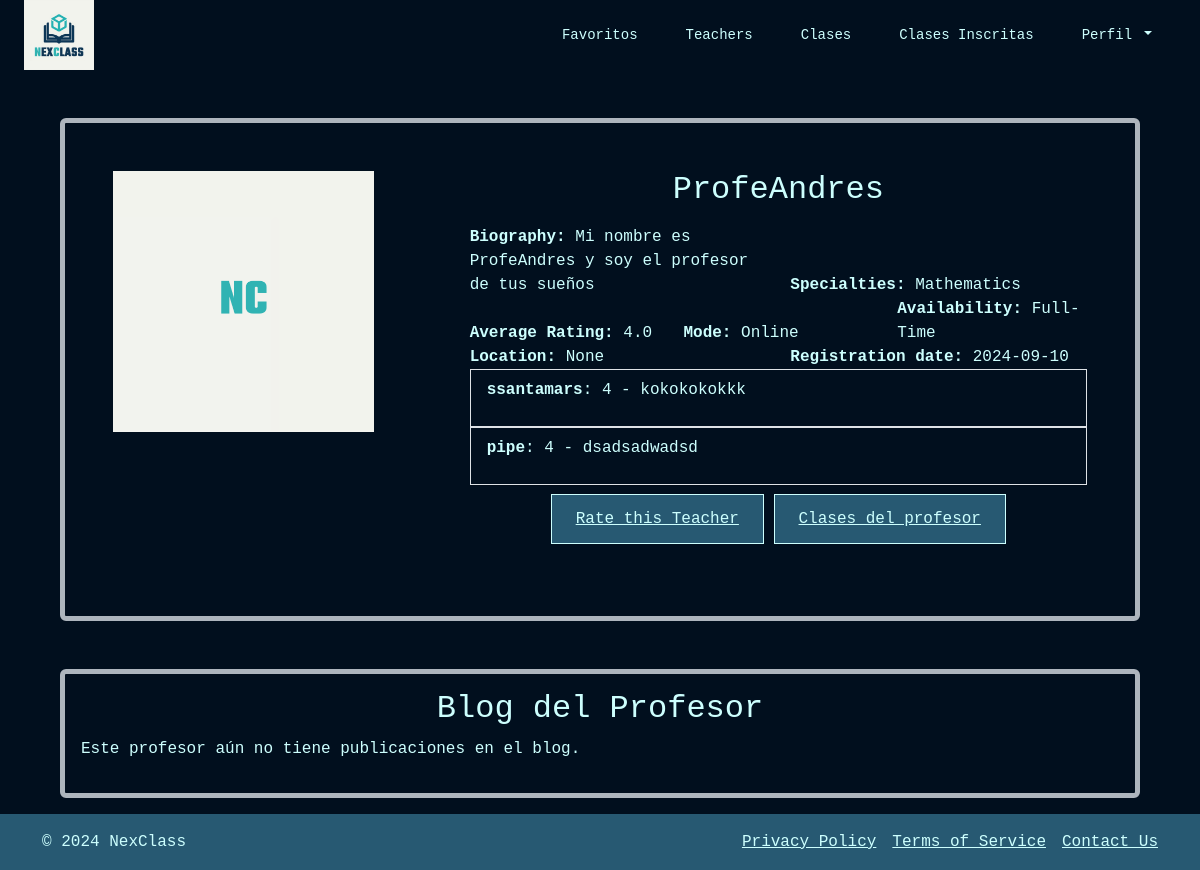
The app's page /teachers/1 (signed in), older data.
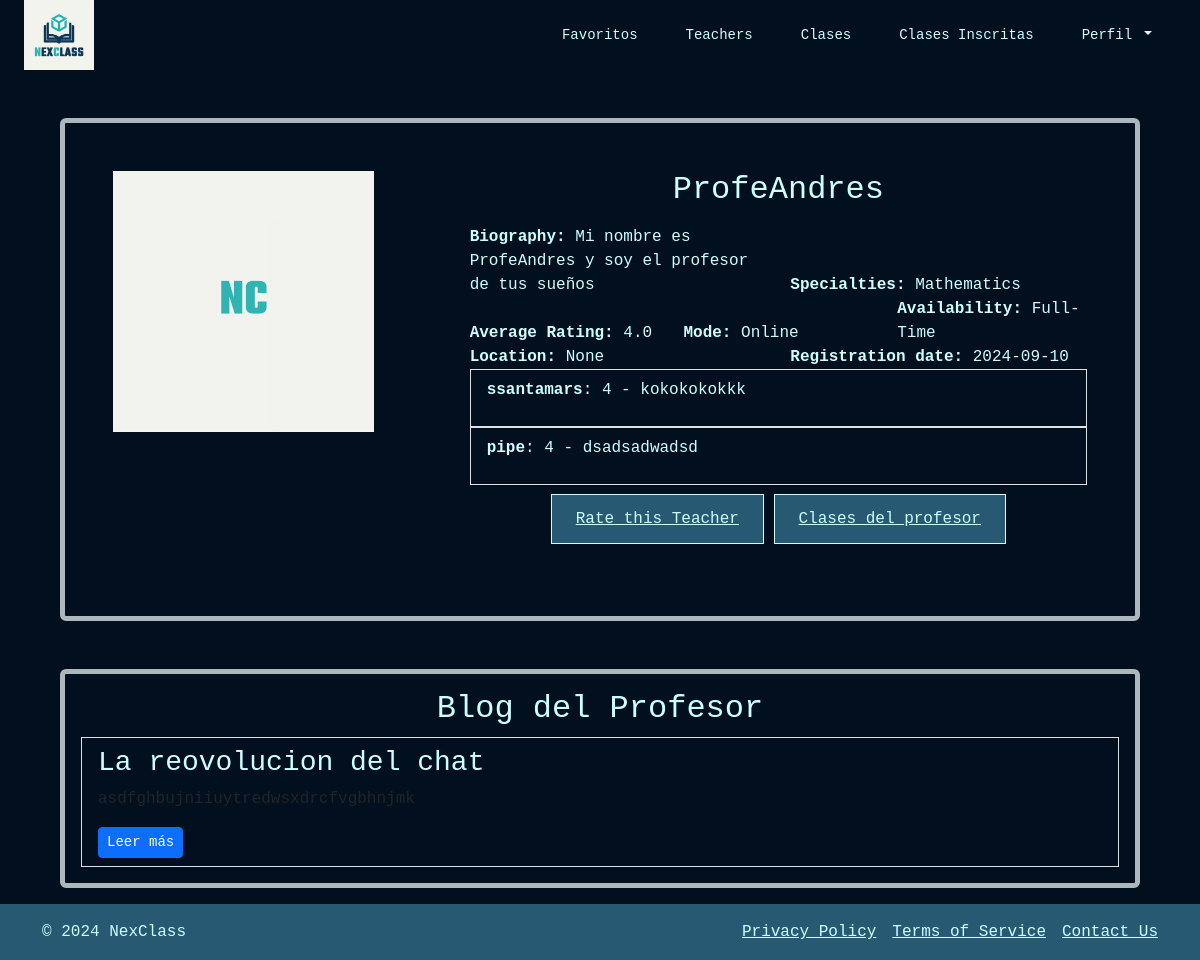
The same page, newer data.
### reviews/models.py (models this page shows)
class TeacherRating(models.Model):
    teacher = models.ForeignKey(Teacher, on_delete=models.CASCADE, related_name='ratings')
    student = models.ForeignKey(Student, on_delete=models.CASCADE)
    rating = models.PositiveIntegerField()
    comment = models.TextField(null=True, blank=True)
    created_at = models.DateTimeField(auto_now_add=True)
    class Meta:
        unique_together = ('teacher', 'student')  # Un estudiante solo puede calificar a un profesor una vez

### users/models.py (models this page shows, shortened)
class Student(models.Model):
    user = models.OneToOneField(User, on_delete=models.CASCADE)

class User(AbstractBaseUser, PermissionsMixin):
    user_id = models.AutoField(primary_key=True)
    name = models.CharField(max_length=255)
    username = models.CharField(max_length=150, unique=True)
    email = models.EmailField(unique=True)
    password = models.CharField(max_length=128)
    user_type = models.CharField(
        max_length=10,
        choices=UserType.choices
    )
    registration_date = models.DateTimeField(auto_now_add=True)
    profile_picture = models.ImageField(upload_to='profile_photos/', default='profile_photos/default_profile.png',
                                        null=True, blank=True)
    address = models.CharField(max_length=255, null=True, blank=True)
    profile_complete = models.BooleanField(default=False)
    is_active = models.BooleanField(default=True)
    is_staff = models.BooleanField(default=False)
    objects = UserManager()
    USERNAME_FIELD = 'username'
    REQUIRED_FIELDS = ['email', 'name']

### teacher_blog/models.py (models this page shows, shortened)
class BlogPost(models.Model):
    teacher = models.ForeignKey(Teacher, on_delete=models.CASCADE, related_name='blog_posts')
    title = models.CharField(max_length=200)
    content = models.TextField()
    url = models.URLField(blank=True, null=True)
    created_at = models.DateTimeField(auto_now_add=True)
    updated_at = models.DateTimeField(auto_now=True)

### search/views.py (the view)
# urls.py: path('teachers/<int:teacher_id>', views.teachers_detail, name='teachers_detail'),
@login_required()
def teachers_detail(request, teacher_id):
    teacher = get_object_or_404(Teacher, id=teacher_id)
    ratings = teacher.ratings.all()
    blog_posts = BlogPost.objects.filter(teacher=teacher)
    return render(request, 'teachers_detail.html', {
        'teacher': teacher,
        'ratings': ratings,
        'average_rating': teacher.average_rating(),
        'blog_posts': blog_posts,
    })

### users/models.py (called while the page is built)
    def average_rating(self):
        ratings = self.ratings.all()
        if ratings:
            return sum([rating.rating for rating in ratings]) / ratings.count()
        return 0

### search/templates/teachers_detail.html (shortened to what the changed rows need)
{% extends 'navbar.html' %}
{% block content %}
    <div class="container-fluid">
        <div class="card mb-3 m-5 border border-dark-subtle bg-transparent border-5">
            <div class="row g-0">
                <div class="col-md-8 p-5">
                    <div class="card-body text_custom p-0 m-0 ">
                        <h2 class="card-title text-center mb-3"> {{ teacher.user.username }} </h2>
                            <div class="row align-items-end">
                                <div class="col ">
                                    <ul class="list-group list-group-flush ">
                                        {% for rating in ratings %}
                                            <li class="list-group-item bg-transparent border"> <p class="text_custom"><strong>{{ rating.student.user.username }}</strong>: {{ rating.rating }} - {{ rating.comment }}</p></li>
                                        {% empty %}
                                            <p class="text_custom">No ratings yet.</p>
                                        {% endfor %}
                                    </ul>
                                </div>
                            </div>
                    </div>
                </div>
            </div>
        </div>
        <div class="card mb-3 m-5 border border-dark-subtle bg-transparent border-5">
            <div class="card-body text_custom">
                <h2 class="card-title text-center"> Blog del Profesor </h2>
                <ul class="list-group list-group-flush">
                    {% for post in blog_posts %}
                        <li class="list-group-item bg-transparent border">
                            <h3>{{ post.title }}</h3>
                            <p>{{ post.content|truncatewords:30 }}</p>
                            <a href="{% url 'view_blog_post' post.id %}" class="btn btn-primary btn-sm">Leer más</a>
                        </li>
                    {% empty %}
                        <p class="text_custom">Este profesor aún no tiene publicaciones en el blog.</p>
                    {% endfor %}
                </ul>
            </div>
        </div>
    </div>
{% endblock content %}

Row changes from the older to the newer data that the page shows:
added BlogPost: title "La reovolucion del chat", content "asdfghbujniiuytredwsxdrcfvgbhnjmk"
Text that changed along with them:
text no longer shown: "Este profesor aún no tiene publicaciones en el blog."
